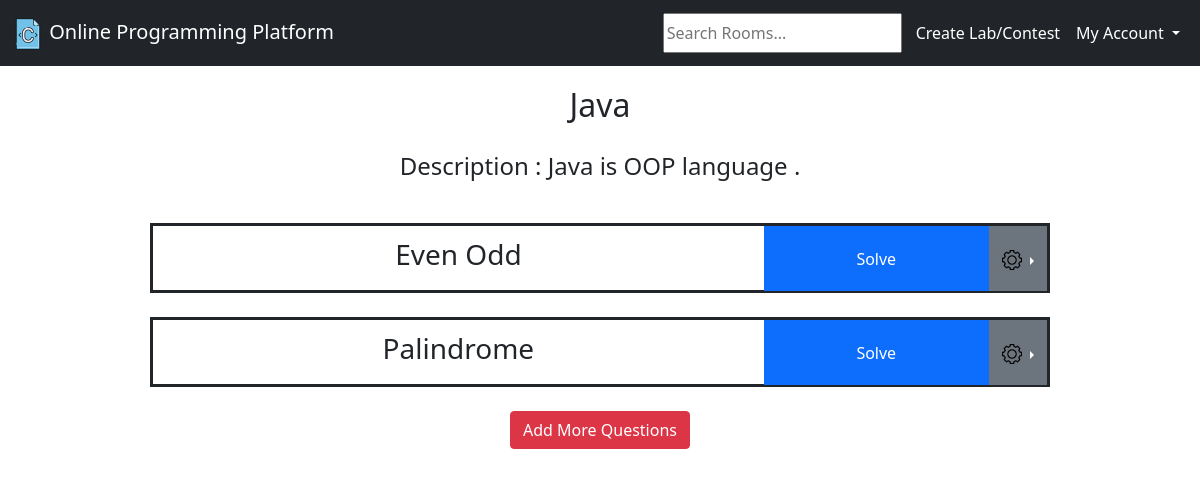
The page /room/4/ (signed in) on the database its author committed.
### base/models.py (models this page shows, shortened)
class Room(models.Model):
    host = models.ForeignKey(User, on_delete=models.SET_NULL, null=True)
    name = models.CharField(max_length=200)
    description = models.TextField(null=True, blank=True)
    updated = models.DateTimeField(auto_now=True)
    created = models.DateTimeField(auto_now_add=True)
    class Meta:
        ordering = ['-updated', '-created']

class Question(models.Model):
    question_title = models.CharField(max_length=50)
    question_full = models.TextField()
    sample_test_case = models.TextField()
    updated = models.DateTimeField(auto_now=True)
    created = models.DateTimeField(auto_now_add=True)
    room = models.ForeignKey(Room, on_delete=models.CASCADE)

### base/views.py (the view)
# urls.py: path('room/<str:pk>/', views.room, name="room"),
def room(request, pk):
    room = Room.objects.get(id=pk)
    questions = Question.objects.filter(room=pk)
    context = {'room': room, 'questions': questions}
    return render(request, "room.html", context)

### templates/room.html (shortened to what this page needs)
{% extends 'main.html' %}
{% block style %}
    {% load static %}
    <link rel="stylesheet" href="{% static 'css/room_style.css' %}">
{% endblock %}
{% block content %}
<div class="room-container">
    <div>
        <h2 style="text-align:center;padding:10px;">{{room.name}}</h2>
    </div>
    <div>
        <h4 style="text-align:center;padding:10px;">Description : {{room.description}}</h4>
        <br>
    </div>
    <div>
        <div>
            {% for question in questions %}
            <div class="question-tile">
                <div class="question-tile-name">
                    <h3>{{question.question_title}}</h3>
                </div>
                <div class="question-tile-button">
                    <a href="/room/{{room.id}}/{{question.id}}/" class="btn btn-primary rounded-0">Solve</a>
                </div>
                {% if request.user == room.host %}
                <div class="question-tile-settings">
                <div class="btn-group dropend">
                    <button type="button" class="btn btn-secondary dropdown-toggle rounded-0" data-bs-toggle="dropdown"
                            aria-expanded="false">
                        {% load static %}
                        <img src="{% static 'images/gear.png' %}" width="20px">
                    </button>
                </div>
                    </div>
                {%endif%}
            </div>
            <br>
            {% endfor %}
        </div>
        <div style="text-align:center">
            <a class="btn btn-danger" href="//{{request.get_host}}/create_question/{{room.id}}" role="button">Add More Questions</a>
        </div>
    </div>
</div>
{% endblock %}

### static/css/room_style.css (style rules this page uses)
.question-tile { margin: auto; height: 70px; width: 900px; border-style: solid; display: grid; grid-template-columns: 11fr 3fr 1fr; }
.question-tile-name { margin: auto; }
.question-tile-button { margin: auto; }
.question-tile-settings { margin: auto; }
.question-tile-button a { width: 225px; height: 65px; padding:20px; }
.question-tile-settings button { margin:auto; height: 65px; }

### templates/room.html (style rules this page uses)
.room-container { margin:10px; }

### rows shown on the page
Room: name "Java", description "Java is OOP language ."
Question: question_title "Even Odd"
Question: question_title "Palindrome"
